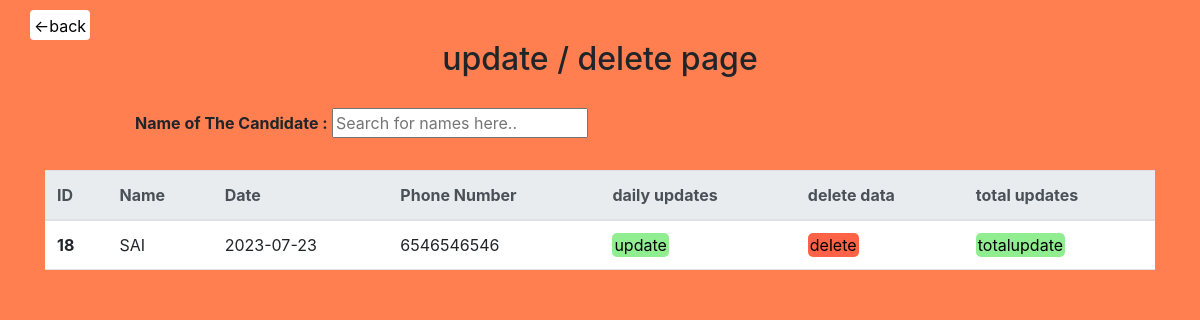
Before: /finance/update.php with the older database file.
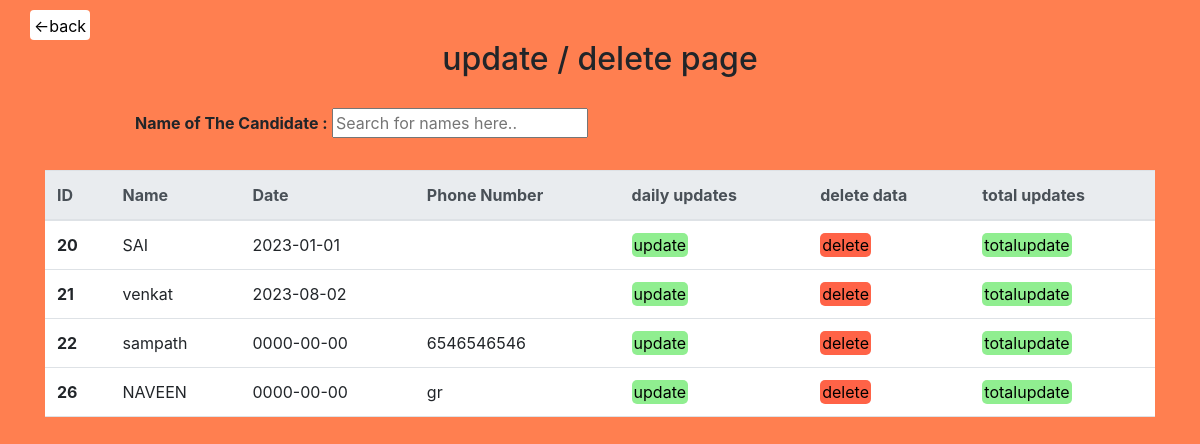
After: the same page with the newer database file.
### tables this page shows
CREATE TABLE `data` (
  `id` int(11) NOT NULL,
  `name` varchar(20) NOT NULL,
  `fathername` varchar(20) NOT NULL,
  `phoneno` varchar(10) NOT NULL,
  `totalamount` int(11) NOT NULL,
  `paidamount` int(11) NOT NULL,
  `date` date NOT NULL,
  `status` int(11) NOT NULL
);

### finance/update.php (the view, shortened to what this page needs)
<!DOCTYPE html>
<html lang="en">
<head>
    <link rel="stylesheet" href="bootstrap.min.css">
  <link rel="stylesheet" href="https://maxcdn.bootstrapcdn.com/bootstrap/4.1.3/css/bootstrap.min.css">
</head>
<body style="background:coral;">
<div class="matter">
     <button class="btn"><a href="index.php" style="color:black;"><-back</a></button>
     <h2 align="center" class="h2">update / delete page</h2>
        <div class="col-9 sec"><b>Name of The Candidate :</b>
        <input type="text" id="myInput" onkeyup="myFunction()" placeholder="Search for names here.."  class="search">
        </div>
</div>
<div class="container">
    <?php
 $conn=mysqli_connect("localhost","root","","database");
 $sql="select * from `data`";
 $result=mysqli_query($conn,$sql);
 if(mysqli_num_rows($result)>0)
         {?>
    <table id="myTable" class="table table-hover responsive" id="myTable">
        <thead class="thead-light">
          <tr id="myUL">
            <th>ID</th>
            <th>Name</th>
            <th>Date</th>
            <th>Phone Number</th>
            <th>daily updates</th>
            <th>delete data</th>
            <th>total updates</th>
          </tr>
        </thead>
        <?php foreach($result as $row){
       ?> <tr class="data"><?php
         echo "<th>".$row['id']."</th>
            <td>".$row['name']."</td>
            <td>".$row['date']."</td>
            <td>".$row['phoneno']."</td>
            <td><a href='update code.php?id=$row[id]&name=$row[name]&date=$row[date]&fathername=$row[fathername]&phoneno=$row[phoneno]&totalamount=$row[totalamount]&paidamount=$row[paidamount]' class='upd'>update</a></td>
            <td><a href='delete.php?id=$row[id]&name=$row[name]&fathername=$row[fathername]&totalamount=$row[totalamount]&paidamount=$row[paidamount]' class='del'>delete</a></td>
            <td><a href='total update code.php?id=$row[id]&name=$row[name]&date=$row[date]&fathername=$row[fathername]&phoneno=$row[phoneno]&totalamount=$row[totalamount]&paidamount=$row[paidamount]' class='upd'>totalupdate</a></td>";
            ?>
        </tr>
        <?php
                        }
                    }
                    else{
                        echo "some error";
                    }
               ?>
          </table>
</div>
</body>
</html>

Changed rows visible on the page:
removed data: id "18", name "SAI", date "2023-07-23", phoneno "6546546546"
added data: id "20", name "SAI", date "2023-01-01"
added data: id "21", name "venkat", date "2023-08-02"
added data: id "22", name "sampath", date "0000-00-00", phoneno "6546546546"
added data: id "26", name "NAVEEN", date "0000-00-00", phoneno "gr"
